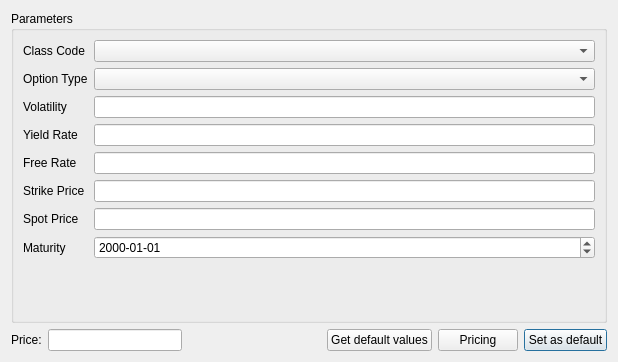
<?xml version="1.0" encoding="UTF-8"?>
<ui version="4.0">
 <class>OptionCalcDialog</class>
 <widget class="QDialog" name="OptionCalcDialog">
  <property name="geometry">
   <rect>
    <x>0</x>
    <y>0</y>
    <width>618</width>
    <height>362</height>
   </rect>
  </property>
  <property name="windowTitle">
   <string>Option Pricing</string>
  </property>
  <layout class="QGridLayout" name="gridLayout">
   <item row="1" column="5">
    <widget class="QPushButton" name="pushButton_2">
     <property name="text">
      <string>Set as default</string>
     </property>
    </widget>
   </item>
   <item row="1" column="4">
    <widget class="QPushButton" name="pricingPushButton">
     <property name="text">
      <string>Pricing</string>
     </property>
    </widget>
   </item>
   <item row="0" column="0" colspan="6">
    <widget class="QGroupBox" name="groupBox">
     <property name="title">
      <string>Parameters</string>
     </property>
     <layout class="QFormLayout" name="formLayout_2">
      <item row="0" column="0" colspan="2">
       <layout class="QFormLayout" name="formLayout">
        <item row="0" column="0">
         <widget class="QLabel" name="classCodeLabel">
          <property name="text">
           <string>Class Code</string>
          </property>
         </widget>
        </item>
        <item row="0" column="1">
         <widget class="QComboBox" name="classCodeComboBox"/>
        </item>
        <item row="1" column="0">
         <widget class="QLabel" name="optionTypeLabel">
          <property name="text">
           <string>Option Type</string>
          </property>
         </widget>
        </item>
        <item row="1" column="1">
         <widget class="QComboBox" name="optionTypeComboBox"/>
        </item>
        <item row="2" column="0">
         <widget class="QLabel" name="volatilityLabel">
          <property name="text">
           <string>Volatility</string>
          </property>
         </widget>
        </item>
        <item row="2" column="1">
         <widget class="QLineEdit" name="volatilityLineEdit"/>
        </item>
        <item row="3" column="0">
         <widget class="QLabel" name="yieldRateLabel">
          <property name="text">
           <string>Yield Rate</string>
          </property>
         </widget>
        </item>
        <item row="3" column="1">
         <widget class="QLineEdit" name="yieldRateLineEdit"/>
        </item>
        <item row="4" column="0">
         <widget class="QLabel" name="freeRateLabel">
          <property name="text">
           <string>Free Rate</string>
          </property>
         </widget>
        </item>
        <item row="4" column="1">
         <widget class="QLineEdit" name="freeRateLineEdit"/>
        </item>
        <item row="5" column="0">
         <widget class="QLabel" name="strikePriceLabel">
          <property name="text">
           <string>Strike Price</string>
          </property>
         </widget>
        </item>
        <item row="5" column="1">
         <widget class="QLineEdit" name="strikePriceLineEdit"/>
        </item>
        <item row="6" column="0">
         <widget class="QLabel" name="spotPriceLabel">
          <property name="text">
           <string>Spot Price</string>
          </property>
         </widget>
        </item>
        <item row="6" column="1">
         <widget class="QLineEdit" name="spotPriceLineEdit"/>
        </item>
        <item row="7" column="0">
         <widget class="QLabel" name="maturityLabel">
          <property name="text">
           <string>Maturity</string>
          </property>
         </widget>
        </item>
        <item row="7" column="1">
         <widget class="QDateEdit" name="maturityDateEdit">
          <property name="displayFormat">
           <string>yyyy-MM-dd</string>
          </property>
         </widget>
        </item>
       </layout>
      </item>
     </layout>
    </widget>
   </item>
   <item row="1" column="1">
    <widget class="QLineEdit" name="priceLineEdit">
     <property name="readOnly">
      <bool>true</bool>
     </property>
    </widget>
   </item>
   <item row="1" column="0">
    <widget class="QLabel" name="priceTextLabel">
     <property name="text">
      <string>Price:</string>
     </property>
    </widget>
   </item>
   <item row="1" column="2">
    <spacer name="horizontalSpacer">
     <property name="orientation">
      <enum>Qt::Horizontal</enum>
     </property>
     <property name="sizeHint" stdset="0">
      <size>
       <width>40</width>
       <height>20</height>
      </size>
     </property>
    </spacer>
   </item>
   <item row="1" column="3">
    <widget class="QPushButton" name="getDefaultPushButton">
     <property name="text">
      <string>Get default values</string>
     </property>
    </widget>
   </item>
  </layout>
 </widget>
 <resources/>
 <connections/>
</ui>
